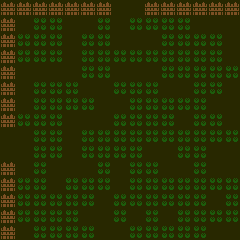

Below is a game level as drawn by its tile map, then a one-line description and the .tmx file that defines it, in full:
An orthogonal 15x15 tile map with 16x16 px tiles, 3 tile layers (floor, wall, units).

<map version="1.10" tiledversion="1.11.2" orientation="orthogonal" renderorder="right-down" width="15" height="15" tilewidth="16" tileheight="16" infinite="0" nextlayerid="5" nextobjectid="1">
 <tileset firstgid="1" source="../tiles/farm.tsx" />
 <layer id="1" name="floor" width="15" height="15">
  <data encoding="csv">
3,3,3,3,3,3,3,3,3,3,3,3,3,3,3,
3,3,57,57,3,3,57,3,57,57,57,57,3,3,3,
3,57,57,57,3,57,57,3,3,3,57,57,57,57,3,
3,57,57,57,3,57,57,57,57,57,57,57,57,57,3,
3,3,3,3,3,57,57,3,3,3,57,57,57,57,57,
3,3,57,57,57,3,3,57,57,57,3,3,57,57,3,
3,3,57,57,57,57,3,3,57,57,57,57,57,3,3,
3,57,57,57,3,3,3,57,57,57,57,3,57,57,3,
3,3,57,57,3,57,57,57,57,57,57,57,57,57,57,
3,3,57,57,3,57,57,57,57,3,3,57,57,3,3,
3,3,57,3,3,3,57,3,57,57,3,3,57,3,3,
3,57,57,3,57,57,57,3,57,57,57,57,57,57,57,
3,57,57,57,57,57,3,57,57,57,57,57,57,3,57,
3,57,57,57,57,3,3,57,3,57,3,57,57,57,57,
3,3,57,57,57,57,3,3,57,57,57,57,57,3,3
</data>
 </layer>
 <layer id="3" name="wall" width="15" height="15">
  <data encoding="csv">
62,62,62,62,62,62,62,0,0,62,62,62,62,62,62,
62,0,0,0,0,0,0,0,0,0,0,0,0,0,0,
62,0,0,0,0,0,0,0,0,0,0,0,0,0,0,
62,0,0,0,0,0,0,0,0,0,0,0,0,0,0,
62,0,0,0,0,0,0,0,0,0,0,0,0,0,0,
62,0,0,0,0,0,0,0,0,0,0,0,0,0,0,
62,0,0,0,0,0,0,0,0,0,0,0,0,0,0,
62,0,0,0,0,0,0,0,0,0,0,0,0,0,0,
0,0,0,0,0,0,0,0,0,0,0,0,0,0,0,
0,0,0,0,0,0,0,0,0,0,0,0,0,0,0,
62,0,0,0,0,0,0,0,0,0,0,0,0,0,0,
62,0,0,0,0,0,0,0,0,0,0,0,0,0,0,
62,0,0,0,0,0,0,0,0,0,0,0,0,0,0,
62,0,0,0,0,0,0,0,0,0,0,0,0,0,0,
62,0,0,0,0,0,0,0,0,0,0,0,0,0,0
</data>
 </layer>
 <layer id="4" name="units" width="15" height="15">
  <data encoding="csv">
0,0,0,0,0,0,0,0,0,0,0,0,0,0,0,
0,0,0,0,0,0,0,0,0,0,0,0,0,0,0,
0,0,0,0,0,0,0,0,0,0,0,0,0,0,0,
0,0,0,0,0,0,0,0,0,0,0,0,0,0,0,
0,0,0,0,0,0,0,0,0,0,0,0,0,0,0,
0,0,0,0,0,0,0,0,0,0,0,0,0,0,0,
0,0,0,0,0,0,0,0,0,0,0,0,0,0,0,
0,0,0,0,0,0,0,0,0,0,0,0,0,0,0,
0,0,0,0,0,0,0,0,0,0,0,0,0,0,0,
0,0,0,0,0,0,0,0,0,0,0,0,0,0,0,
0,0,0,0,0,0,0,0,0,0,0,0,0,0,0,
0,0,0,0,0,0,0,0,0,0,0,0,0,0,0,
0,0,0,0,0,0,0,0,0,0,0,0,0,0,0,
0,0,0,0,0,0,0,0,0,0,0,0,0,0,0,
0,0,0,0,0,0,0,0,0,0,0,0,0,0,0
</data>
 </layer>
</map>
